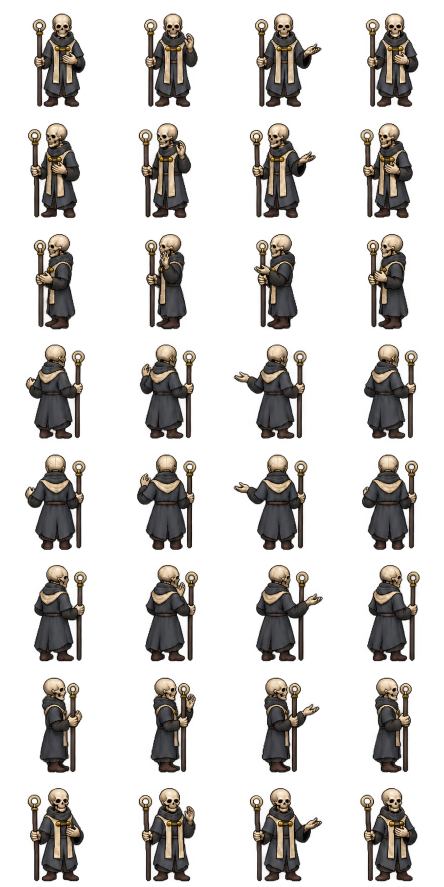
#> input picture tools/tactics-assets/imagegen/rime-keepers-2026-11-07/source/lich-cast.png, 887 x 1774 px, given in place of necromancer-idle.png, which was not available (shown at 1/2 size)
$ python measure.py
#> lines starting #> are read from the running program, lines starting #| are printed output that depends on the picture; after the words box and inside, x2 and y2 are one past the last pixel; in counts of white or black regions, pixels touching at a corner belong together
#> (reads tools/tactics-assets/imagegen/rime-keepers-2026-11-07/corrections.json from the repository)
"""Locate and calibrate whole authored figures; no pixel repainting or deformation."""
from pathlib import Path
import json
import numpy as np
from PIL import Image
from scipy.ndimage import label, find_objects

ROOT = Path(__file__).resolve().parent
DIRECTIONS = ['south', 'south-west', 'west', 'north-west', 'north', 'north-east', 'east', 'south-east']
CACHE = {}

def source(name, count, columns=4):
#> called with name = 'necromancer-idle', count = 32, columns = 4
    if name in CACHE:
        return CACHE[name]
    rgba = np.array(Image.open(ROOT / 'source' / (name + '.png')).convert('RGBA'))
#> rgba is the input picture: shape (1774, 887, 4); mean R, G, B, A 26.9, 23.7, 20.5, 66
    alpha = rgba[:, :, 3]
    labels, _ = label(alpha >= 64, np.ones((3, 3)))
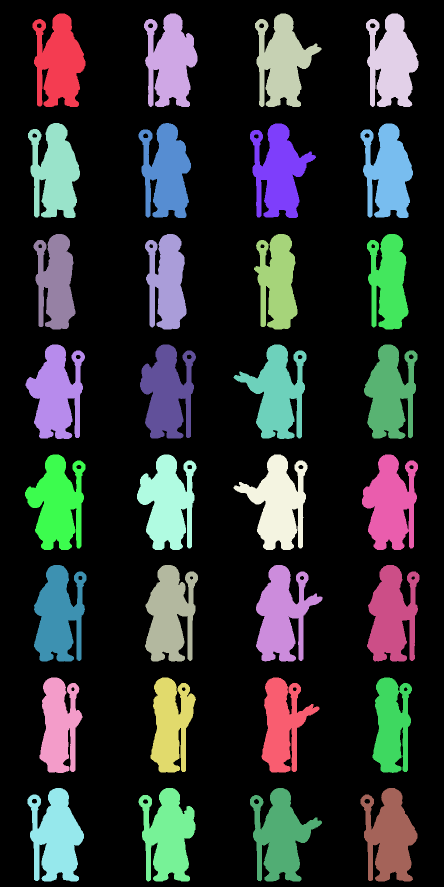
#> labels: shape (1774, 887) int32 (shown at 1/2 size); 33 distinct labels, from 0 to 32; one colour per label, 0 black
    sizes = np.bincount(labels.ravel())
#> sizes = 33 values, max 1150235 at index 0, min 10779 at index 28, mean 47683
    boxes = [(i, b) for i, b in enumerate(find_objects(labels), 1) if sizes[i] > 100]
#> boxes = 32 items
    assert len(boxes) == count, (name, len(boxes), count)
    boxes.sort(key=lambda v: v[1][0].stop)
    ordered = []
    for start in range(0, count, columns):
        ordered += sorted(boxes[start:start + columns], key=lambda v: v[1][1].start)
    frames = []
    for index, (lab, (yy, xx)) in enumerate(ordered):
        assert not np.any((labels[yy, xx] != 0) & (labels[yy, xx] != lab) & (sizes[labels[yy, xx]] > 100)), (name, index, 'neighbor')
        h = yy.stop - yy.start
        strip = alpha[max(yy.start, yy.stop - 10):yy.stop, xx]
        contact = np.where(strip >= 128)[1]
        foot = [xx.start + (int(contact.min()) + int(contact.max()) + 1) / 2, yy.stop]
        head_mask = alpha[yy.start:yy.start + max(1, int(h * .23)), xx] >= 128
        # Isolate the head from a weapon tip in the same horizontal band.
        head_labels, _ = label(head_mask, np.ones((3, 3)))
        head_sizes = np.bincount(head_labels.ravel()); head_sizes[0] = 0
        head_mask = head_labels == int(head_sizes.argmax())
        head_x = xx.start + (int(np.where(head_mask)[1].min()) + int(np.where(head_mask)[1].max()) + 1) / 2
        head_y = yy.start + int(np.where(head_mask)[0].min())
        x, y = max(0, xx.start - 2), max(0, yy.start - 2)
        x2, y2 = min(alpha.shape[1], xx.stop + 2), min(alpha.shape[0], yy.stop + 2)
        frames.append({'head': [head_x, head_y], 'source': 'source/' + name + '.png', 'sourcePose': index,
                       'cell': [x, y, x2 - x, y2 - y], 'bounds': [xx.start, yy.start, xx.stop, yy.stop],
                       'foot': foot,
                       'sourceEdge': xx.start == 0 or yy.start == 0 or xx.stop == alpha.shape[1] or yy.stop == alpha.shape[0]})
#> this loop made 32 passes
#> (h, foot, head_x, head_y, x, y, x2) on passes 1 to 10: (187, [116.5, 214], 125, 27, 63, 25, 173), (187, [338.5, 214], 347, 27, 286, 25, 397), (187, [560.5, 214], 568.5, 27, 508, 25, 645), (187, [782.5, 214], 791, 27, 730, 25, 839), (190, [110, 436], 116, 247, 54, 244, 162), (190, [332, 436], 341.5, 247, 275, 244, 384), (189, [554.5, 436], 560, 247, 498, 245, 634), (189, [776, 436], 781.5, 247, 719, 245, 828), (191, [107, 659], 119.5, 468, 65, 466, 153), (191, [330, 659], 342, 468, 288, 466, 375)
#> pass 1, in source, `head_mask = head_labels == int(head_sizes.argmax())`:
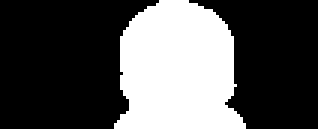
#> head_mask: shape (43, 106) bool (shown 3 times larger); 32.8% white; 1 white region, box (x1, y1, x2, y2) and area: (38, 0, 82, 43) 1495
#> after the loop:
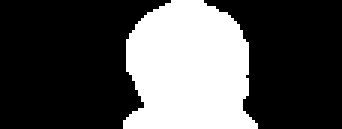
#> head_mask: shape (43, 114) bool (shown 3 times larger); 31.6% white; 1 white region, box (x1, y1, x2, y2) and area: (41, 0, 86, 43) 1548
#> after the loop, frames = 32 items
    CACHE[name] = frames
    return frames

def calibrated(name, count, height, columns=4, reference=0):
    frames = [dict(f) for f in source(name, count, columns)]
#> frames = 32 items
    scale = height / (frames[reference]['foot'][1] - frames[reference]['head'][1])
#> scale = 0.642
    for f in frames:
        f['scale'] = scale
#> this loop made 32 passes
    return frames

items = []
corrections_path = ROOT / 'corrections.json'
corrections = json.loads(corrections_path.read_text()) if corrections_path.exists() else []
for mob, height in [('necromancer', 120), ('lich', 122)]:
    idle = calibrated(mob + '-idle', 32, height)
#> idle = 32 items
    walk = calibrated(mob + '-walk', 32, height)
#> call 2 of source, with name = 'necromancer-walk', count = 32, columns = 4
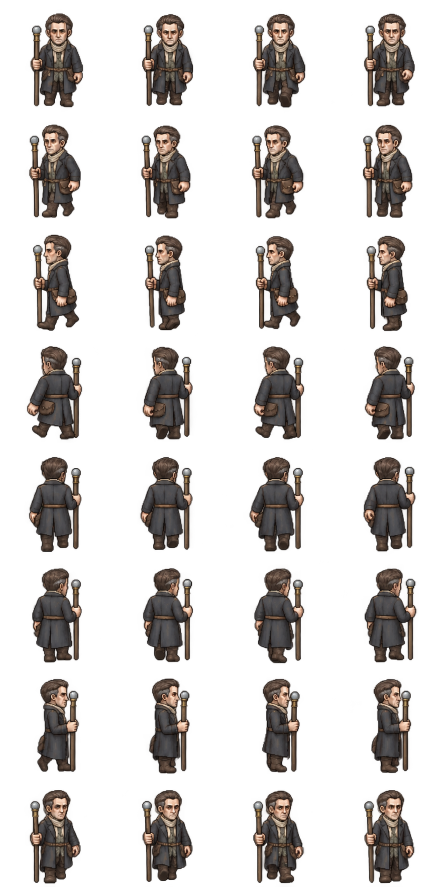
#> input picture tools/tactics-assets/imagegen/rime-keepers-2026-11-07/source/necromancer-walk.png, 887 x 1774 px (shown at 1/2 size)
#> in source, rgba is the input picture: shape (1774, 887, 4); mean R, G, B, A 25.3, 21.1, 18.4, 63.8
#> in source (call 2), `labels, _ = label(alpha >= 64, np.ones((3, 3)))`:
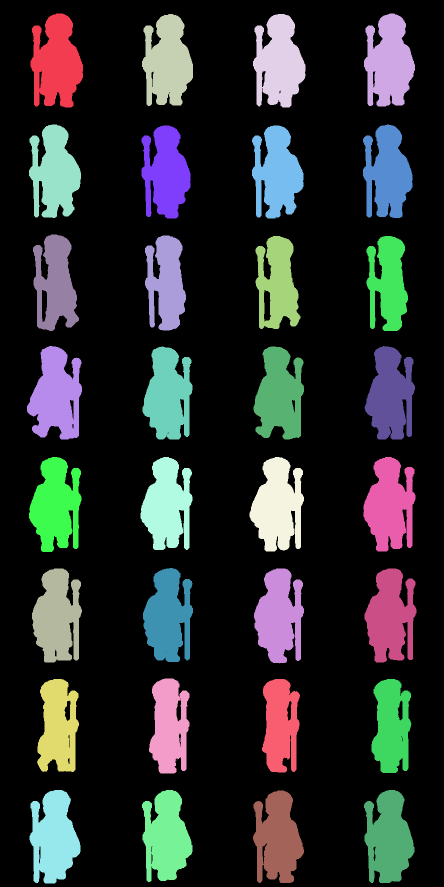
#> labels: shape (1774, 887) int32 (shown at 1/2 size); 33 distinct labels, from 0 to 32; one colour per label, 0 black
#> in source (call 2), `sizes = np.bincount(labels.ravel())`: sizes = 33 values, max 1162836 at index 0, min 10676 at index 27, mean 47683
#> the loop in source (call 2), `for index, (lab, (yy, xx)) in enumerate(ordered):` made 32 passes
#> (lab, h, foot, head_x, head_y, x, y) on passes 1 to 11: (1, 188, [107.5, 215], 118, 27, 59, 25), (3, 184, [329, 212], 340, 28, 282, 26), (4, 187, [548, 215], 561.5, 28, 504, 26), (2, 186, [772.5, 213], 784, 28, 726, 25), (5, 187, [105.5, 436], 110.5, 249, 56, 247), (7, 186, [324, 437], 334, 251, 281, 249), (8, 186, [548.5, 437], 554.5, 251, 502, 249), (6, 187, [769.5, 436], 777.5, 250, 724, 247), (9, 193, [110, 662], 114.5, 470, 64, 467), (10, 190, [329, 661], 338, 471, 288, 469), (11, 186, [556, 658], 559.5, 473, 509, 470)
#> after the loop in source (call 2), `for index, (lab, (yy, xx)) in enumerate(ordered):`:
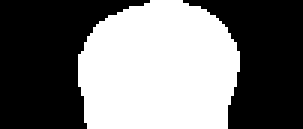
#> head_mask: shape (43, 101) bool (shown 3 times larger); 45.5% white; 1 white region, box (x1, y1, x2, y2) and area: (26, 0, 80, 43) 1978
#> the loop in calibrated (call 2), `for f in frames:` made 32 passes
#> walk = 32 items
    attack = calibrated(mob + '-attack', 32, height)
#> the loop in source (call 3), `for index, (lab, (yy, xx)) in enumerate(ordered):` made 32 passes
#> lab on passes 12 to 23: 12, 13, 15, 16, 14, 17, 18, 19, 20, 22, 21, 23
#> pass 3, in source (call 3), `head_labels, _ = label(head_mask, np.ones((3, 3)))`:
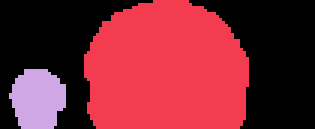
#> head_labels: shape (43, 105) int32 (shown 3 times larger); 3 distinct labels, from 0 to 2; one colour per label, 0 black
    damage = calibrated(mob + '-damage', 16, height)
#> (the run stopped early here; a loop or call above may not have finished)
